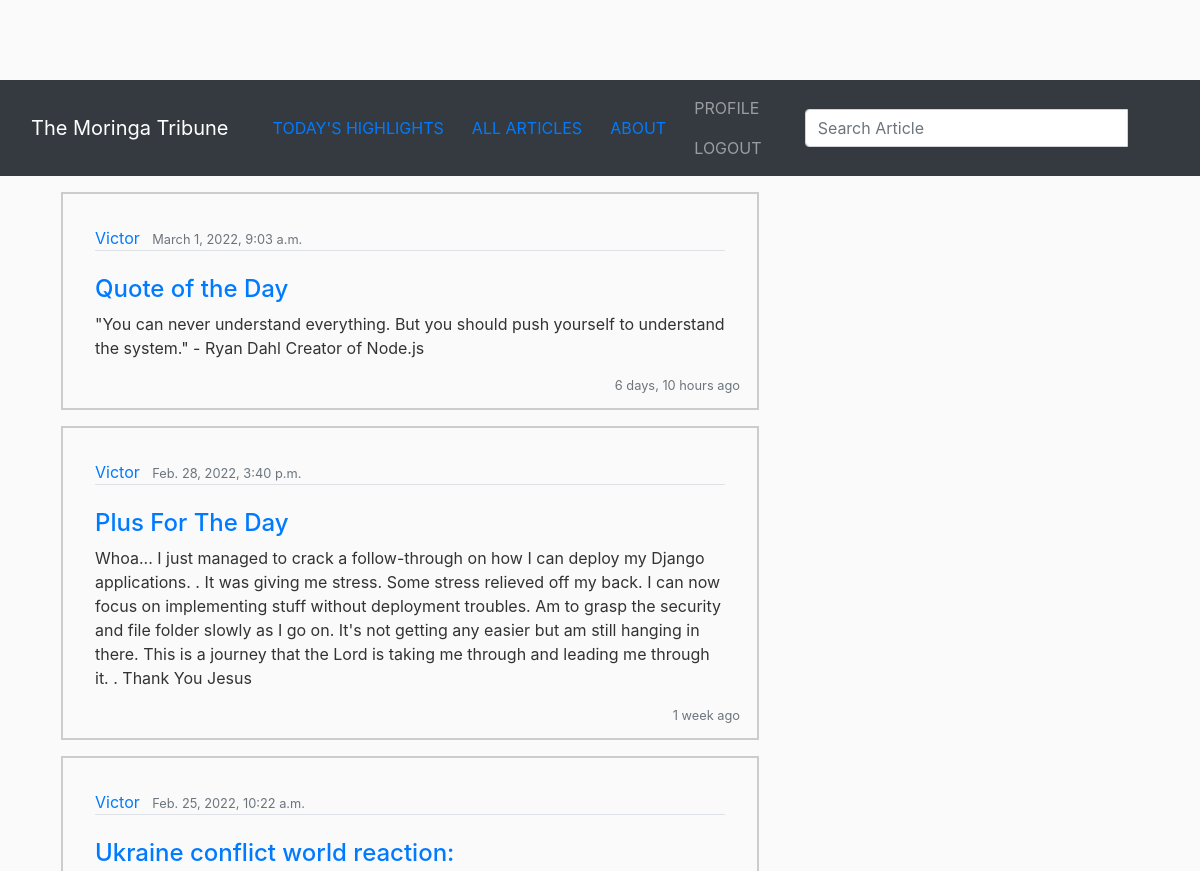
Page /article/ (signed in, upper part) on the earlier database version.
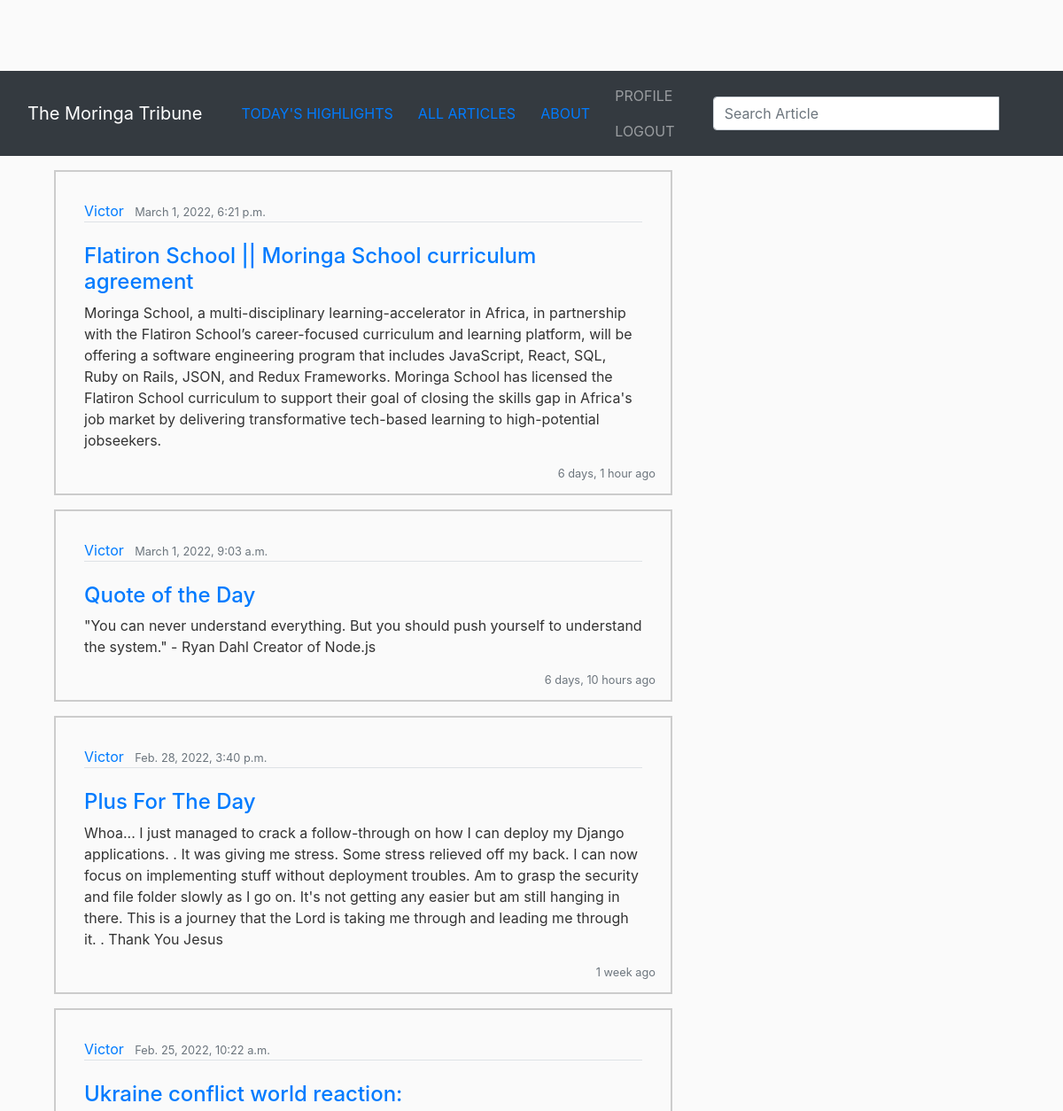
Same page on the later database version.
### news/models.py (models this page shows, shortened)
class Article(models.Model) :
  title = models.CharField(max_length=60)
  post = models.TextField()
  editor = models.ForeignKey(Editor, on_delete=models.CASCADE)
  tags = models.ManyToManyField(Tag)
  pub_date = models.DateTimeField(default=timezone.now)
  article_image = models.ImageField(upload_to='images/', blank=True)
  class Meta :
    ordering = ['-pub_date']

class Editor(models.Model) :
  first_name = models.CharField(max_length=30)
  last_name = models.CharField(max_length=30)
  email = models.EmailField()
  phone_number = models.CharField(max_length=10, blank=True)
  def __str__(self) :
      return self.first_name
  class Meta :
    ordering = ['-first_name']

### news/views.py (the view)
# urls.py: path('article/', views.article, name='Article'),
@login_required
def article(request) :
  try :
    article = Article.objects.all()
  except ObjectDoesNotExist :
    raise Http404()
  if request.method == "POST" :
    form = NewsLetterForm(request.POST)
    if form.is_valid() :
      form.save()
      username = form.cleaned_data.get('username')
      email = form.cleaned_data.get('email')
      recipient = NewsletterRecipients({ username }, { email })
      recipient.save()
      messages.success(request, f'{ username }, you have successfully subscribed to our newsletter!')
      return redirect('News~Today')
  else :
    form = NewsLetterForm()
  return render(request, 'news/article.html', { 'article':article, 'form':form})

### news/forms.py
class NewsLetterForm(forms.Form) :
  username = forms.CharField(label='Your Name', max_length=30)
  email = forms.EmailField()

### news/templates/news/article.html (shortened to what this page needs)
{% extends 'news/base.html' %}
{% load crispy_forms_tags %}
{% load static %}
{% block content %}
{% for articles in article %}
<div class="box" style="border: 2px solid #ccc; padding: 2em; margin: 1em;">
  <article class="media content-section">
    <div class="media-body">
      <div class="article-metadata mb-2 border-bottom">
        <a class="mr-2" href="{% url 'profile' %}">{{ articles.editor }}</a>
        <small class="text-muted">{{ articles.pub_date }}</small>
      </div>
      <h4 class="mt-4"><a class="article-title" href="{% url 'profile' %}">{{ articles.title }}</a></h4>
      <p class="article-content">{{ articles.post }}</p>
    </div>
  </article>
  <div class="row" style="float: right;">
    <small class="text-muted">
      {{articles.pub_date|timesince}} ago
    </small>
  </div>
</div>
{% empty %}
<div class="row">
  <h2 class="text-center">Oops! No News Items for the day yet.</h2>
</div>
{% endfor %}
{% endblock content %}

### news/templates/news/base.html (shortened to what this page needs)
{% load static %}
<!DOCTYPE html>
<html>
  <head>
    <link rel="stylesheet" href="https://stackpath.bootstrapcdn.com/bootstrap/4.3.1/css/bootstrap.min.css">
    <link rel="stylesheet" href="{% static 'news/main.css' %}">
  </head>
  <body>
    <nav class="navbar navbar-inverse navbar-dark bg-dark">
      <div class="container-fluid">
        <div class="navbar-header">
          <a class="navbar-brand" href="{% url 'News~Welcome' %}">The Moringa Tribune</a>
        </div>
        <div class="navbar-link">
          <a class="navbar-link" href="{% url 'News~Today' %}">TODAY'S HIGHLIGHTS</a>
        </div>
        <div class="navbar-link">
          <a class="navbar-link" href="{% url 'Article' %}">ALL ARTICLES</a>
        </div>
        <div class="navbar-link">
          <a class="navbar-link" href="{% url 'News~About' %}">ABOUT</a>
        </div>
        <div>
          {% if user.is_authenticated %}
          <div class="navbar-nav">
            <a class="nav-item nav-link" href="{% url 'profile' %}">PROFILE</a>
          </div>
          <div class="navbar-nav">
            <a class="nav-item nav-link" href="{% url 'logout' %}">LOGOUT</a>
          </div>
          {% else %}
          <div class="navbar-nav">
            <a class="nav-item nav-link" href="{% url 'login' %}">LOGIN</a>
          </div>
          {% endif %}
        </div>
        <div class="col-sm-4 col-md-4 navbar-right">
          <form class="navbar-form" role="search" action="{% url 'Search~Results' %}">
            <div class="input-group">
              <input type="text" class="form-control" placeholder="Search Article" name="article">
              <div class="input-group-btn">
                <button class="btn btn-default" type="submit"></button>
              </div>
            </div>
          </form>
        </div>
      </div>
    </nav>
    <div class="container">
      <div class="row">
        <div class="col-md-8">
        {% block content %}
        {% endblock %}
        </div>
      </div>
    </div>
  </body>
</html>

### news/static/news/main.css (style rules this page uses)
body { background: #fafafa; color: #333333; margin-top: 5rem; }
h1, h2, h3, h4, h5, h6 { color: #444444; }

Differences in the rows shown:
added Article: editor "Victor", pub_date "March 1, 2022, 6:21 p.m.", title "Flatiron School || Moringa School curriculum agreement", post "Moringa School, a multi-disciplinary learning-accelerator in Africa, in partnership with the Flatiron School’s career-focused curriculum and learning platform, will be offering a software engineering program that includes JavaScript, React, SQL, Ruby on Rails, JSON, and Redux Frameworks. Moringa School has licensed the Flatiron School curriculum to support their goal of closing the skills gap in Africa's job market by delivering transformative tech-based learning to high-potential jobseekers.", pub_date "6 days, 1 hour"
